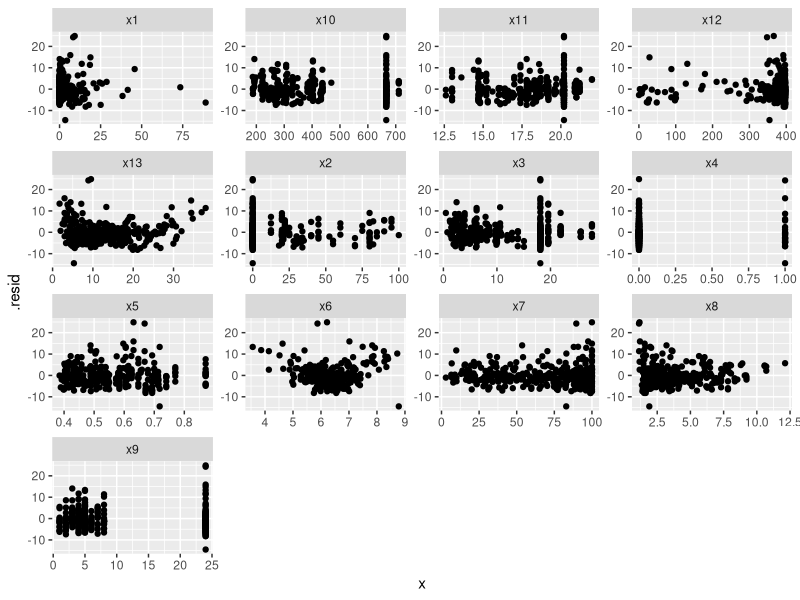
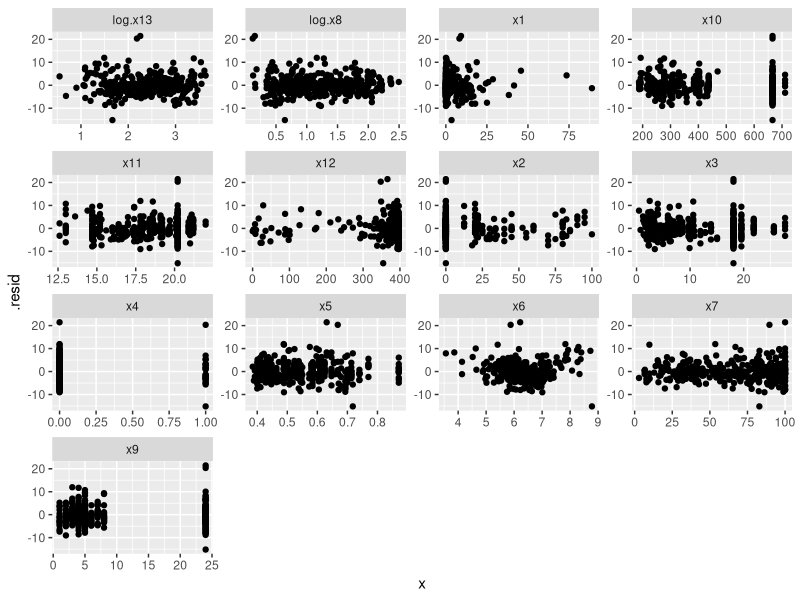
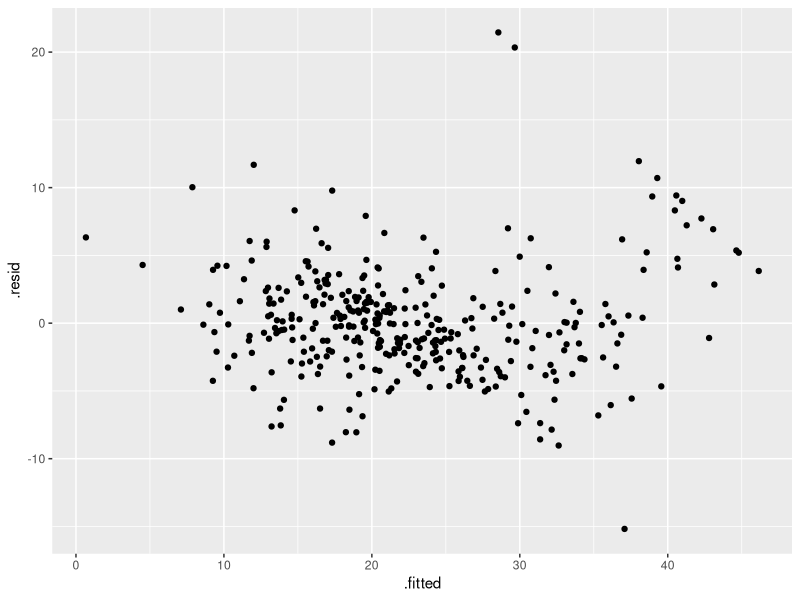
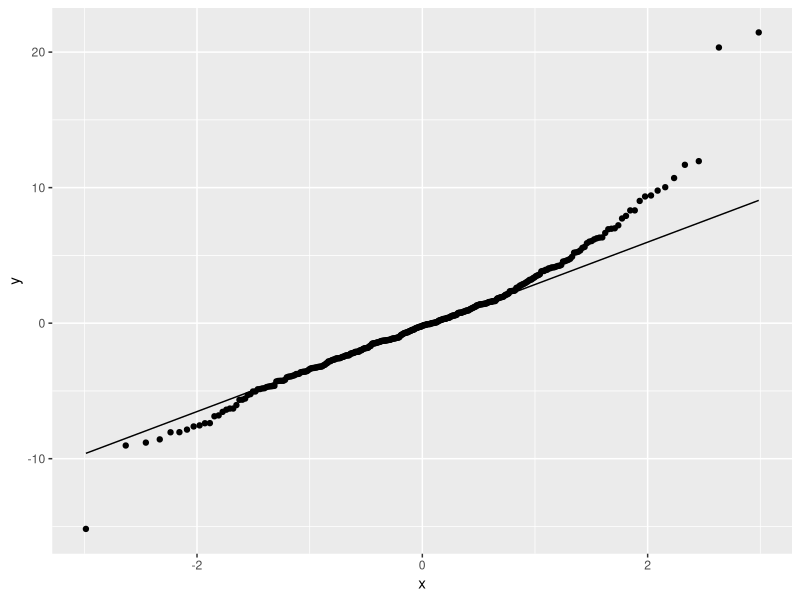

The R source for these figures, in order: (Note: this script raises an error after producing the figures.)
## ---- chunk 1
knitr::opts_chunk$set(echo = TRUE)
## ---- chunk 2
# Libraries
library(tidyverse)
library(MASS)
library(broom)
library(car)
## ---- chunk 3
## Read and Split Data
(data = read_csv("housing.proper.csv"))

require(caTools)
set.seed(101)
sample = sample.split(data$x1, SplitRatio = 0.7)
(houseTrainingData = subset(data, sample == TRUE))
(houseTestingData = subset(data, sample == FALSE))
## ---- chunk 4
## Create Model with all variables
model1 = lm(y ~ x1 + x2 + x3 + x4 + x5 + x6 + x7 + x8 + x9 + x10 + x11 + x12 + x13, data=houseTrainingData)
summary(model1)
## ---- chunk 5
## Plot X's aganist residuals
trainingData2 = augment(model1, houseTrainingData)
trainingData2 %>% gather(xname, x, c(x1:x13)) %>% ggplot(aes(x=x, y=.resid)) + geom_point() + facet_wrap(~xname, scales="free")


# 1. x1, x4, x9 seem problematic as their residuals aren't following a random trend and seem to be clumped together in some areas. 

# 2. x13 and x8 seem to follow a log trend; thus we can transform these accordingy.
## ---- chunk 6
summary(lm(y ~ x1 + x2 + x3 + x4 + x5 + x6 + x7 + log(x8) + x9 + x10 + x11 + x12 + log(x13), data=houseTrainingData))
## ---- chunk 7
## Best X-Transformed model:
model2 = lm(y ~ x1 + x2 + x3 + x4 + x5 + x6 + x7 + log(x8) + x9 + x10 + x11 + x12 + log(x13), data=houseTrainingData)
summary(model2)

trainingData3 = augment(model2, houseTrainingData)
trainingData3 %>% mutate(log.x8 = log(x8), log.x13 = log(x13)) -> trainingData3
trainingData3 %>% gather(xname, x, c(x1:x7, log.x8, x9:x12, log.x13)) %>% ggplot(aes(x=x, y=.resid)) + geom_point() + facet_wrap(~xname, scales="free")

#attach(train3)
#plot(model2$residuals~x1, xlab = "X1", ylab = "Residuals")
#abline(h = 0)

# Majority of the residuals aganist X plots seem to follow no pattern. x4 still doesn't seem completely  random, however, after trying various transformation, we cannot achieve a higher functional form. 
## ---- chunk 8
## Check Normality of residuals
ggplot(model2, aes(x=.fitted, y=.resid)) +geom_point()
ggplot(model2, aes(sample=.resid)) +stat_qq() +stat_qq_line()
# This graph isn't exactly normal nor symmetrical. So we look to transform Y to improve normality
## ---- chunk 9
## Transform Y:
boxcox(model2)
## ---- chunk 10
model3 = lm(y^0.5 ~ x1 + x2 + x3 + x4 + x5 + x6 + x7 + log(x8) + x9 + x10 + x11 + x12 + log(x13), data=houseTrainingData)
summary(model3)

# F-statistic has increased and R^2 has gone up. We have achieved a better model.
## ---- chunk 11
# Check normality of residuals again
ggplot(model3, aes(sample=.resid)) +stat_qq() +stat_qq_line()
# The residuals have dramatically improved. This is good!
## ---- chunk 12
## Remove insignificant variables whose p-value is above 0.05
houseModel = stepAIC(model3, direction = "both")
## model5 = update(model4, .~. -x12)
## summary(model5)

# This model's F-statistic has dramatically increased with almost no loss to R^2 value. This is good. x12 p-value is above 0.05, in other words it is insignificant so we can remove it.
## ---- chunk 13
# Model Validation
# Mean Square Residual of Fitted Model
mean(houseModel$residuals^2)

# Mean Square Prediction Error 
mean((houseTestingData$y^0.5 - predict.lm(houseModel, houseTestingData)) ^ 2)

# The Mean Square Residual of the fitted model is: 0.159 and the Mean Square Prediction Error is: 0.167. These values are very close to each other which ensures model validity. 
## ---- chunk 14
summary(houseModel)
## ---- chunk 15
plot(houseModel, which = 1)
## ---- chunk 16
plot(houseModel, which = 3)
## ---- chunk 17
plot(houseModel, which = 2)
## ---- chunk 18
outlierTest(houseModel)

t = rstudent(houseModel)
alpha = 0.05
n = nrow(houseTrainingData)
p_prime = length(coef(houseModel))
t_crit = qt(1-alpha/(2*n), n-p_prime-1)
#round(t,2)
which(abs(t) > t_crit)
## ---- chunk 19
## Check for leverage greater than 0.5 in the projection matrix
Pii = hatvalues(houseModel)
round(Pii, 2)
which(Pii > 0.5)
which(Pii > 2*p_prime/n)
## ---- chunk 20
# DFFITS for small to medium dataset
DFFITS = dffits(houseModel)
which(abs(DFFITS) > 1)

# Cooks D, checking the 20th perncentile and 10th percentile
cooksD = cooks.distance(houseModel)
which(cooksD > qf(0.2, p_prime, n - p_prime))
which(cooksD > qf(0.1, p_prime, n - p_prime))
qf(0.1, p_prime, n - p_prime)
qf(0.2, p_prime, n - p_prime)
# DFBETAS for small to medium dataset
DFBETAS = dfbetas(houseModel)
head(DFBETAS)
which(abs(DFBETAS) > 1)
## ---- chunk 21
# Influence plot (cook's d)
influencePlot(houseModel, main="Influence Plot",  sub="Circle size is proportial to Cook's Distance")
## ---- chunk 22
VIF = vif(houseModel)
VIF
max(VIF)
VIFbar = mean(VIF)
VIFbar
## ---- chunk 23
#Residuals aganist X's 
houseTrainingData %>% mutate(log.x8 = log(x8), log.x13 = log(x13), y=y^0.5) -> trainingDatagg
trainingDataFinal = augment(houseModel, trainingDatagg)
trainingDataFinal %>% gather(xname, x, c(x1, x4, x5, x6, log.x8, x9:x12, log.x13)) %>% ggplot(aes(x=x, y=.resid)) + geom_point() + facet_wrap(~xname, scales="free")
## ---- chunk 24
# Just checking what would happen if 262 was removed.
test = houseTrainingData[-c(262),]
model.testie = lm(formula = y^0.5 ~ x1 + x4 + x5 + x6 + x8 + x9 + x10 + x11 + x12 + log(x13), data=test)
summary(model.testie)
summary(houseModel)
